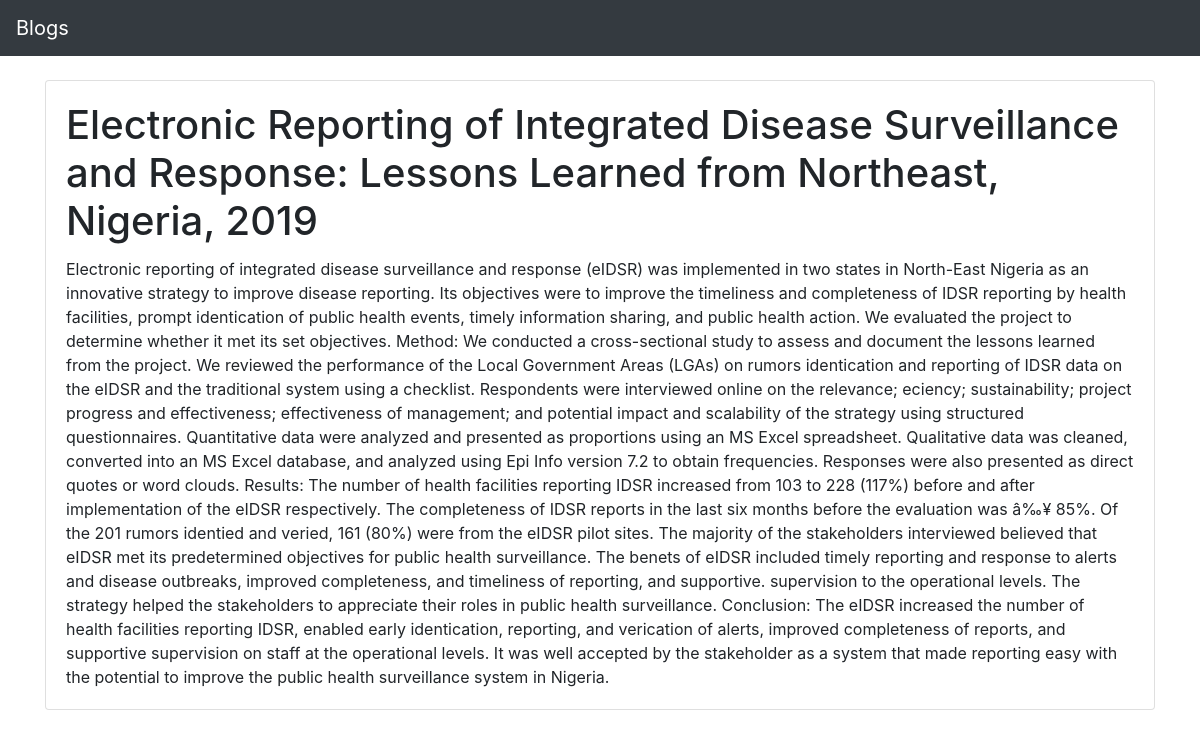
The app's page /Blog with its own data.
### task/models.py (models this page shows, shortened)
class Blog(models.Model):
    title = models.CharField(max_length=150)
    content = models.TextField()
    category = models.ForeignKey(Category, on_delete=models.PROTECT)
    summary = models.TextField()
    image = models.ImageField()
    draft = models.BooleanField(default=False)
    class Meta:
        ordering = ['-title']

### task/views.py (the view)
# urls.py: path('Blog', BlogView.as_view(), name='Blog'),
class BlogView(ListView):
    template_name = 'blog.html'
    queryset = Blog.objects.all()
    context_object_name = 'Blogs'
    paginate_by = 30

### task/templates/blog.html (shortened to what this page needs)
{% extends 'base.html' %}
{% block content %}
{% for Blog in Blogs %}
<div class="card mb-3">
    <div class="card-body">
      <h1 class="card-title">{{Blog.title}}</h1>
      <p class="card-text">{{Blog.content}}</p>
    </div>
    </div>
{% endfor %}
{% endblock %}

### task/templates/base.html (style rules this page uses)
body { padding-top: 5rem; }

### records on screen
Blog: title "Electronic Reporting of Integrated Disease Surveillance and Response: Lessons Learned from Northeast, Nigeria, 2019", content "Electronic reporting of integrated disease surveillance and response (eIDSR) was implemented in two states in North-East Nigeria as an innovative strategy to improve disease reporting. Its objectives were to improve the timeliness and completeness of IDSR reporting by health facilities, prompt identication of public health events, timely information sharing, and public health action. We evaluated the project to determine whether it met its set objectives. Method: We conducted a cross-sectional study to assess and document the lessons learned from the project. We reviewed the performance of the Local Government Areas (LGAs) on rumors identication and reporting of IDSR data on the eIDSR and…"
